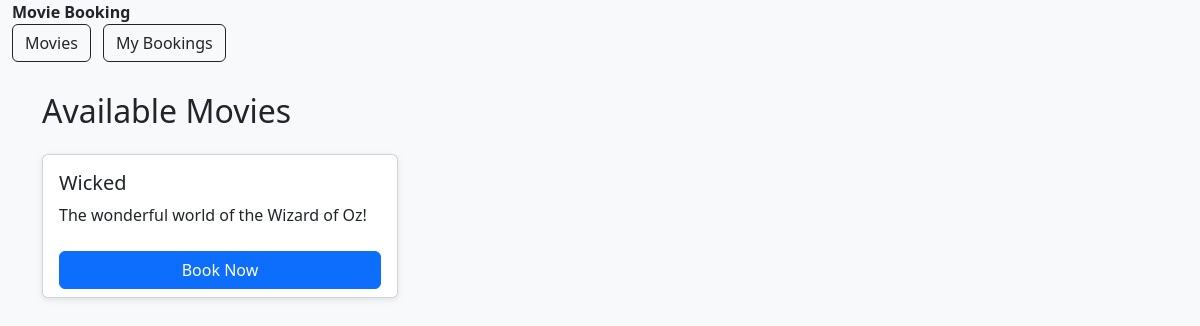
The app's page /, older data.
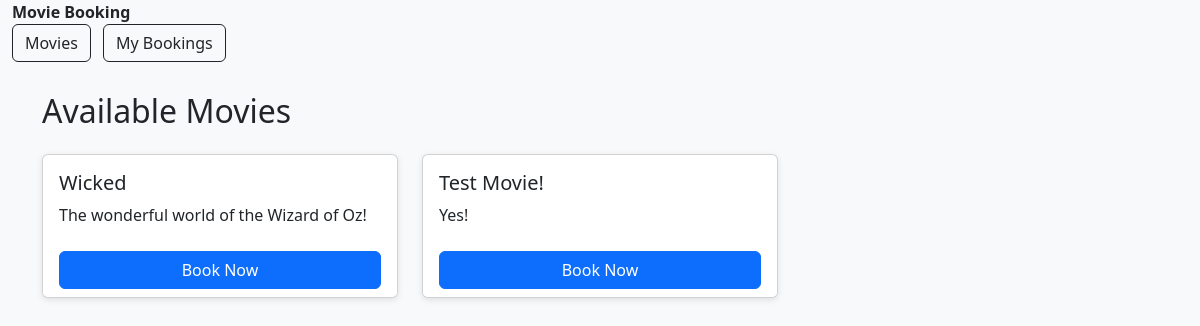
The same page, newer data.
### bookings/models.py (models this page shows)
class Movie(models.Model):
    title = models.CharField(max_length=200)
    description = models.TextField(blank=True)
    release_date = models.DateField()
    duration = models.PositiveIntegerField()

### bookings/views.py (the view)
# urls.py: path('', views.movie_list, name='movie_list'),
def movie_list(request):
    movies = Movie.objects.all()
    return render(request, 'bookings/movie_list.html', {'movies': movies})

### bookings/templates/bookings/movie_list.html (shortened to what this page needs)
{% extends 'bookings/base.html' %}
{% block content %}
<h2 class="mb-4">Available Movies</h2>
<div class="row">
    {% for movie in movies %}
    <div class="col-md-4 mb-4">
        <div class="card h-100">
            <div class="card-body">
                <h5 class="card-title">{{ movie.title }}</h5>
                <p class="card-text">{{ movie.description }}</p>
            </div>
            <div class="card-footer bg-white border-0">
                <a href="{% url 'book_seat' movie.id %}" class="btn btn-primary w-100">
                    Book Now
                </a>
            </div>
        </div>
    </div>
    {% endfor %}
</div>
{% endblock %}

Row changes from the older to the newer data that the page shows:
added Movie: title "Test Movie!", description "Yes!"
